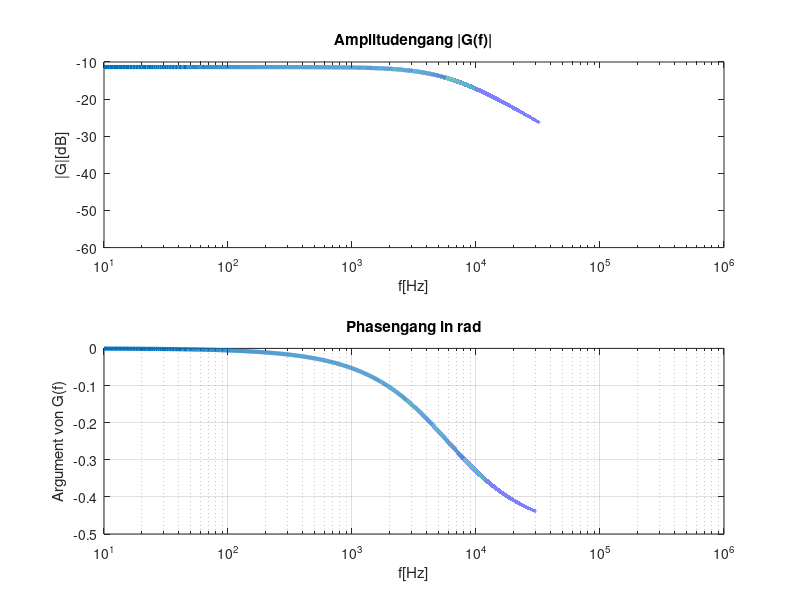

MATLAB code for this plot:
clear all; clc; format compact; format short g;
%parameter
R=2700;
C=10e-9;
Rl=1000;
dt=1e-1
f_0=10;
f_E=1e6;
N=1e6;
lw=3;
%Funktionen
g=@(f)Rl/(Rl+R)*1./(1+2*pi*f*1i*C*R);
% daten
f_data=linspace(f_0,f_E,N);
g_data=g(f_data);
%PLOT
figure(2);
subplot(2,1,1);
semilogx(f_data,20*log(abs(g_data))/log(10),'linewidth',lw);
xlabel('f[Hz]');ylabel('|G|[dB]');title('Amplitudengang |G(f)|')
subplot(2,1,2);
semilogx(f_data,angle(g_data)/pi,'linewidth',lw);
xlabel('f[Hz]');
ylabel('Argument von G(f)');
title('Phasengang in rad');
grid on;